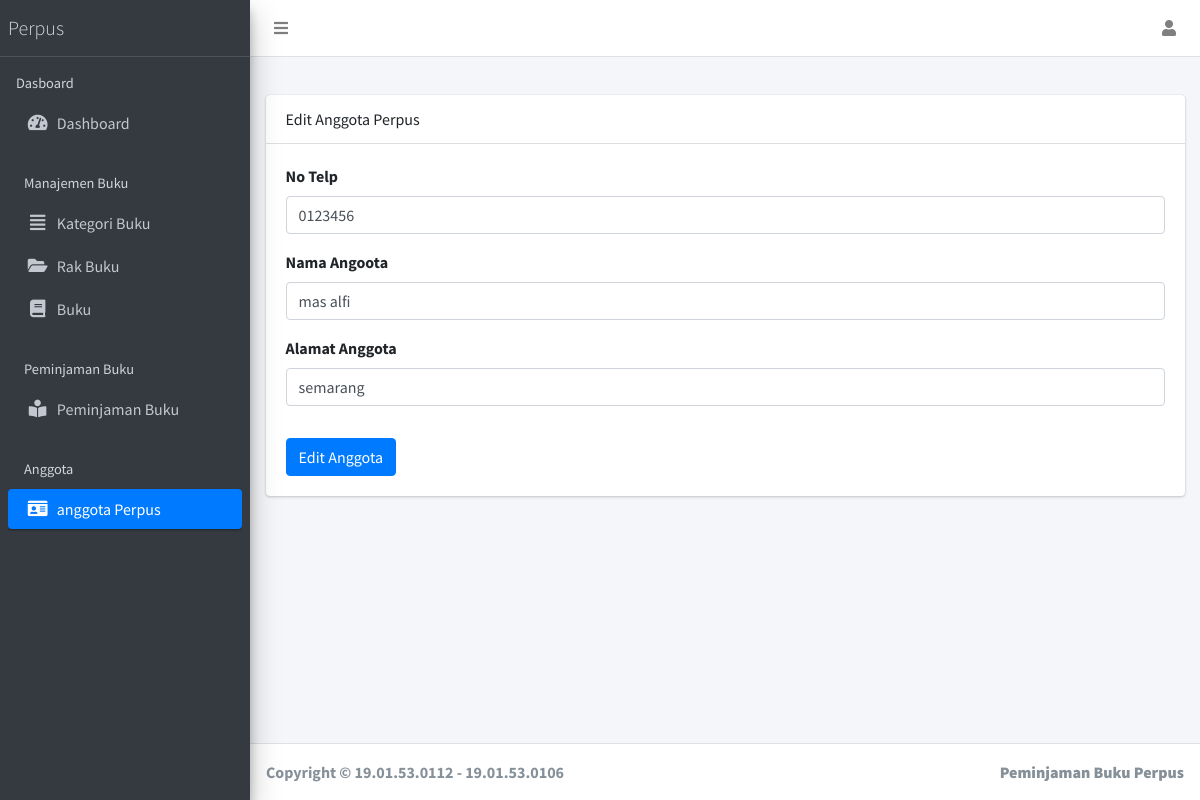
Before: /?page=edit-anggota&id=3 (signed in) with the older database file.
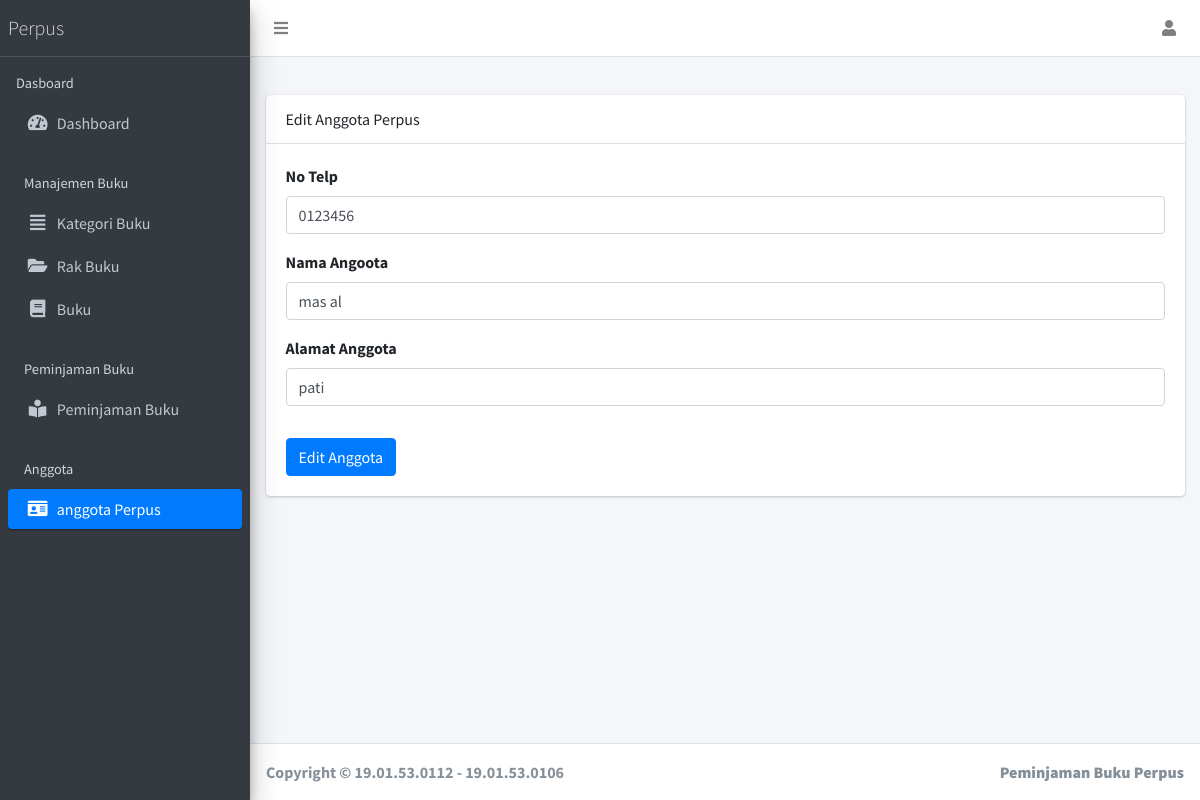
After: the same page with the newer database file.
### tables this page shows
CREATE TABLE `anggota` (
  `id` int(11) NOT NULL,
  `nama` varchar(255) NOT NULL,
  `alamat` varchar(255) NOT NULL,
  `no_telepon` varchar(255) NOT NULL
);

### views/main/anggota/edit.php (the view, shortened to what this page needs)
<?php
$id = $_GET['id'];
$query = "SELECT * FROM anggota WHERE id = $id";
$sql = mysqli_query($koneksi, $query) or die($koneksi);
$data = mysqli_fetch_assoc($sql);
?>
<div class="row">
  <div class="col">
    <div class="card">
      <div class="card-header">
        Edit Anggota Perpus
      </div>
      <div class="card-body">
        <form action="" method="POST">
          <div class="form-group">
            <label for="no">No Telp</label>
            <input type="text" required value="<?= $data['no_telepon'] ?>" name="no" placeholder="No Telp" id="nama" class="form-control">
          </div>
          <div class="form-group">
            <label for="nama">Nama Angoota</label>
            <input type="text" required name="nama" value="<?= $data['nama'] ?>" placeholder="Nama Angoota" id="nama" class="form-control">
          </div>
          <div class="form-group">
            <label for="alamat">Alamat Anggota</label>
            <input type="text" required name="alamat" value="<?= $data['alamat'] ?>" placeholder="Alamat Anggota" id="alamat" class="form-control">
          </div>
          <button type="submit" name="edit" class="btn btn-primary mt-3">Edit Anggota</button>
        </form>
      </div>
    </div>
  </div>
</div>

Changed rows visible on the page:
changed anggota: nama "mas alfi" → "mas al"; alamat "semarang" → "pati"
